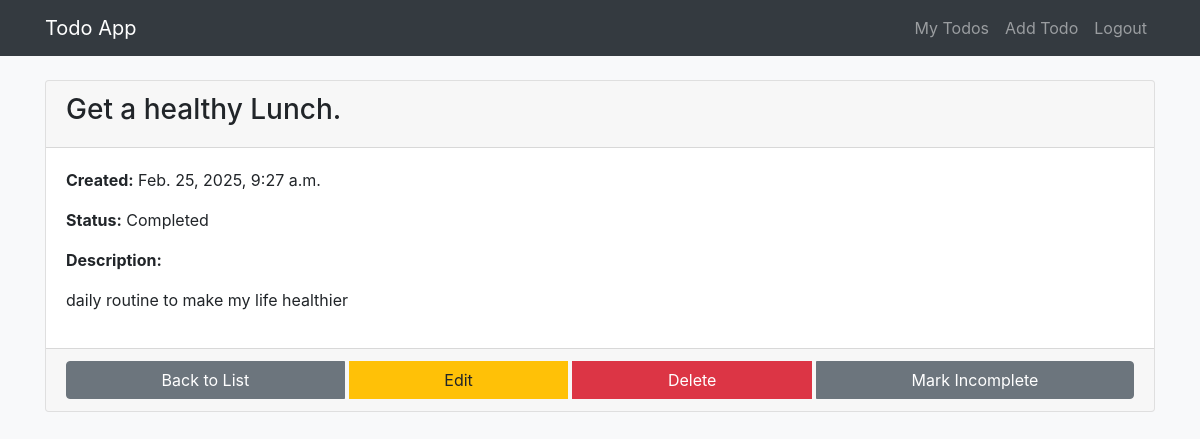
Page /detail/2/ (signed in) on the committed database.
### todo_app/models.py (models this page shows, shortened)
class Todo(models.Model):
    title = models.CharField(max_length=100)
    description = models.TextField(blank=True)
    created_date = models.DateTimeField(auto_now_add=True)
    completed = models.BooleanField(default=False)
    user = models.ForeignKey(User, on_delete=models.CASCADE, related_name="todos")
    class Meta:
        ordering = ['-created_date']

### todo_app/views.py (the view)
# urls.py: path('detail/<int:pk>/', views.todo_detail, name='todo_detail'),
@login_required
def todo_detail(request, pk):
    todo = get_object_or_404(Todo, pk=pk, user=request.user)
    return render(request, 'todo_app/todo_detail.html', {'todo': todo})

### todo_app/templates/todo_app/todo_detail.html (shortened to what this page needs)
{% extends 'todo_app/base.html' %}
{% block content %}
<div class="row">
    <div class="col-md-12">
        <div class="card">
            <div class="card-header">
                <h3>{{ todo.title }}</h3>
            </div>
            <div class="card-body">
                <p><strong>Created:</strong> {{ todo.created_date }}</p>
                <p><strong>Status:</strong> {% if todo.completed %}Completed{% else %}Pending{% endif %}</p>
                <p><strong>Description:</strong></p>
                <p>{{ todo.description|linebreaks }}</p>
            </div>
            <div class="card-footer">
                <div class="btn-group">
                    <a href="{% url 'todo_list' %}" class="btn btn-secondary">Back to List</a>
                    <a href="{% url 'todo_update' todo.pk %}" class="btn btn-warning">Edit</a>
                    <a href="{% url 'todo_delete' todo.pk %}" class="btn btn-danger">Delete</a>
                    <a href="{% url 'todo_complete' todo.pk %}" class="btn {% if todo.completed %}btn-secondary{% else %}btn-success{% endif %}">
                        {% if todo.completed %}Mark Incomplete{% else %}Mark Complete{% endif %}
                    </a>
                </div>
            </div>
        </div>
    </div>
</div>
{% endblock %}

### todo_app/static/css/style.css (style rules this page uses)
body { background-color: #f8f9fa; }
.btn-group { display: flex; gap: 5px; }

### rows in the picture
Todo: title "Get a healthy Lunch.", created_date "Feb. 25, 2025, 9:27 a.m.", description "daily routine to make my life healthier"
